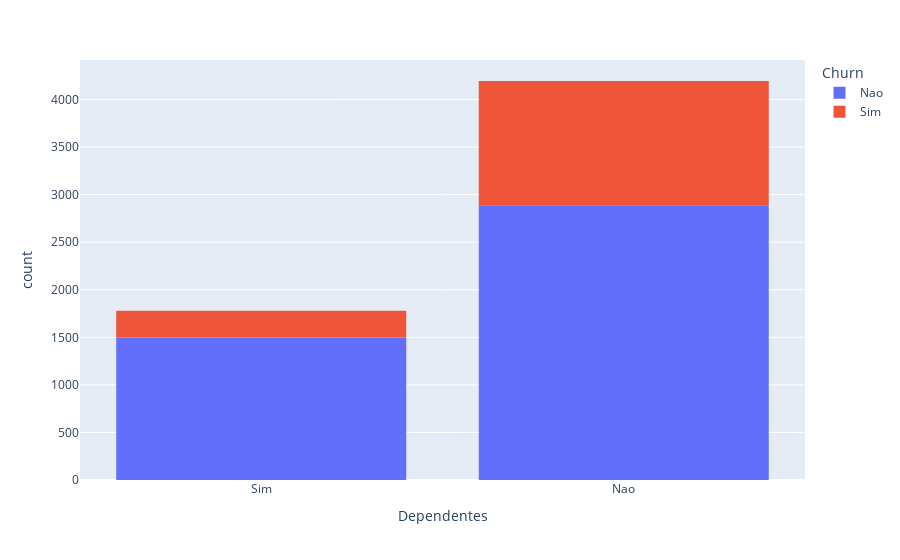

Notebook cell for this chart:
### Code cell
grafico = px.histogram(df, x = 'Dependentes', color = 'Churn')
grafico.show()

### Figure 1 — Plotly figure (JSON) as saved in the notebook; plotly's stock layout.template omitted (floating-point values rounded to 4 significant figures; data arrays with more than 128 entries replaced by an {"elided": "..."} marker saying what was removed)
{"data": [{"alignmentgroup": "True", "bingroup": "x", "hovertemplate": "Churn=Nao<br>Dependentes=%{x}<br>count=%{y}<extra></extra>", "legendgroup": "Nao", "marker": {"color": "#636efa", "pattern": {"shape": ""}}, "name": "Nao", "offsetgroup": "Nao", "orientation": "v", "showlegend": true, "type": "histogram", "x": {"elided": "4387 str values"}, "xaxis": "x", "yaxis": "y"}, {"alignmentgroup": "True", "bingroup": "x", "hovertemplate": "Churn=Sim<br>Dependentes=%{x}<br>count=%{y}<extra></extra>", "legendgroup": "Sim", "marker": {"color": "#EF553B", "pattern": {"shape": ""}}, "name": "Sim", "offsetgroup": "Sim", "orientation": "v", "showlegend": true, "type": "histogram", "x": {"elided": "1587 str values"}, "xaxis": "x", "yaxis": "y"}], "layout": {"barmode": "relative", "legend": {"title": {"text": "Churn"}, "tracegroupgap": 0}, "margin": {"t": 60}, "xaxis": {"anchor": "y", "domain": [0, 1], "title": {"text": "Dependentes"}}, "yaxis": {"anchor": "x", "domain": [0, 1], "title": {"text": "count"}}}}
